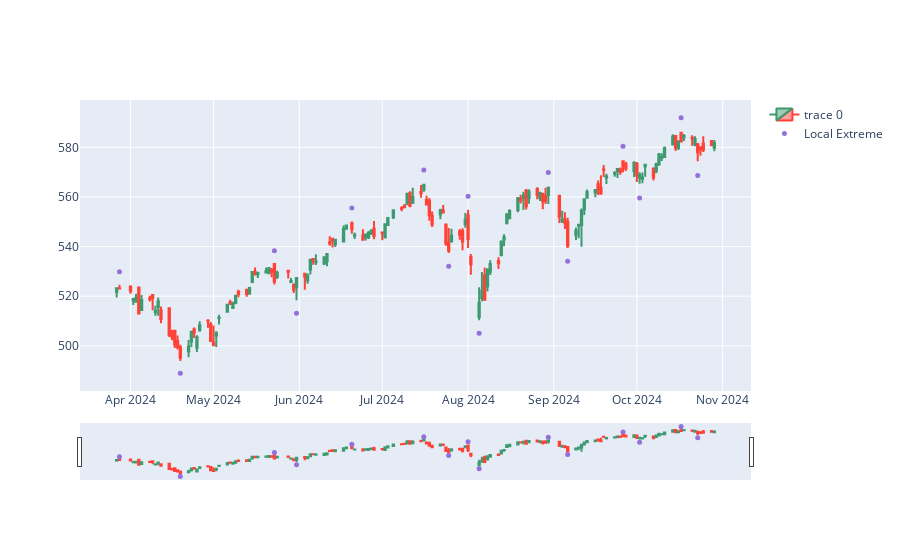

Here is the notebook cell this chart was saved with:
### Code cell
df_slice = stock_data[50:200]

fig = go.Figure(data=[go.Candlestick(x=df_slice.Date,
                open=df_slice['Open'],
                high=df_slice['High'],
                low=df_slice['Low'],
                close=df_slice['Close'])])

fig.add_scatter(x=df_slice.Date, y=df_slice['pointpos'], mode="markers",
                marker=dict(size=5, color="MediumPurple"),
                name="Local Extreme")
#fig.update_layout(xaxis_rangeslider_visible=False)
fig.show()

### Figure 1 — Plotly figure (JSON) as saved in the notebook; plotly's stock layout.template omitted (floating-point values rounded to 4 significant figures; data arrays with more than 128 entries replaced by an {"elided": "..."} marker saying what was removed)
{"data": [{"close": {"elided": "150 float values"}, "high": {"elided": "150 float values"}, "low": {"elided": "150 float values"}, "open": {"elided": "150 float values"}, "type": "candlestick", "x": {"elided": "150 str values"}}, {"marker": {"color": "MediumPurple", "size": 5}, "mode": "markers", "name": "Local Extreme", "type": "scatter", "x": {"elided": "150 str values"}, "y": {"elided": "150 float values"}}], "layout": {}}
